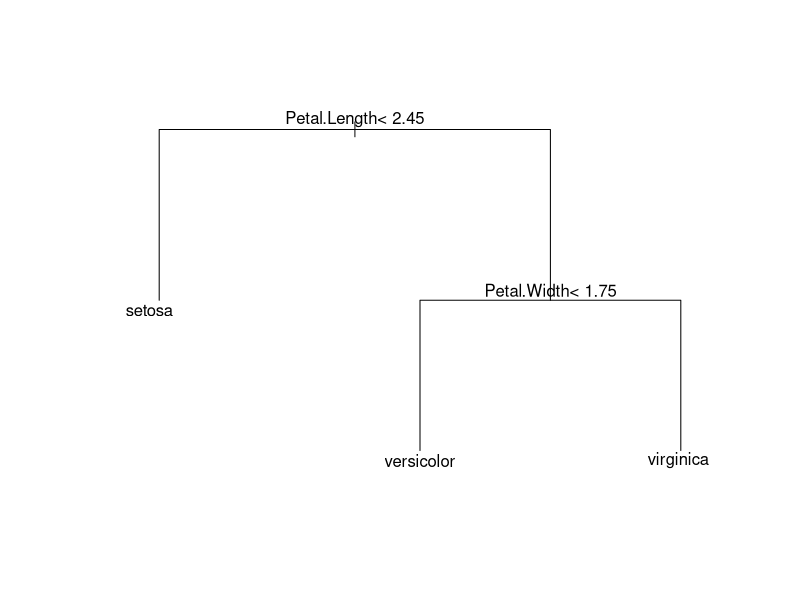

Generate this figure with R:
# 使用rpart 做iris 分類
data(iris)
View(iris)

library(rpart)
fit <- rpart(Species ~ Sepal.Length + Sepal.Width + Petal.Length + Petal.Width, data = iris)
fit
plot(fit, margin=0.1)
text(fit)
